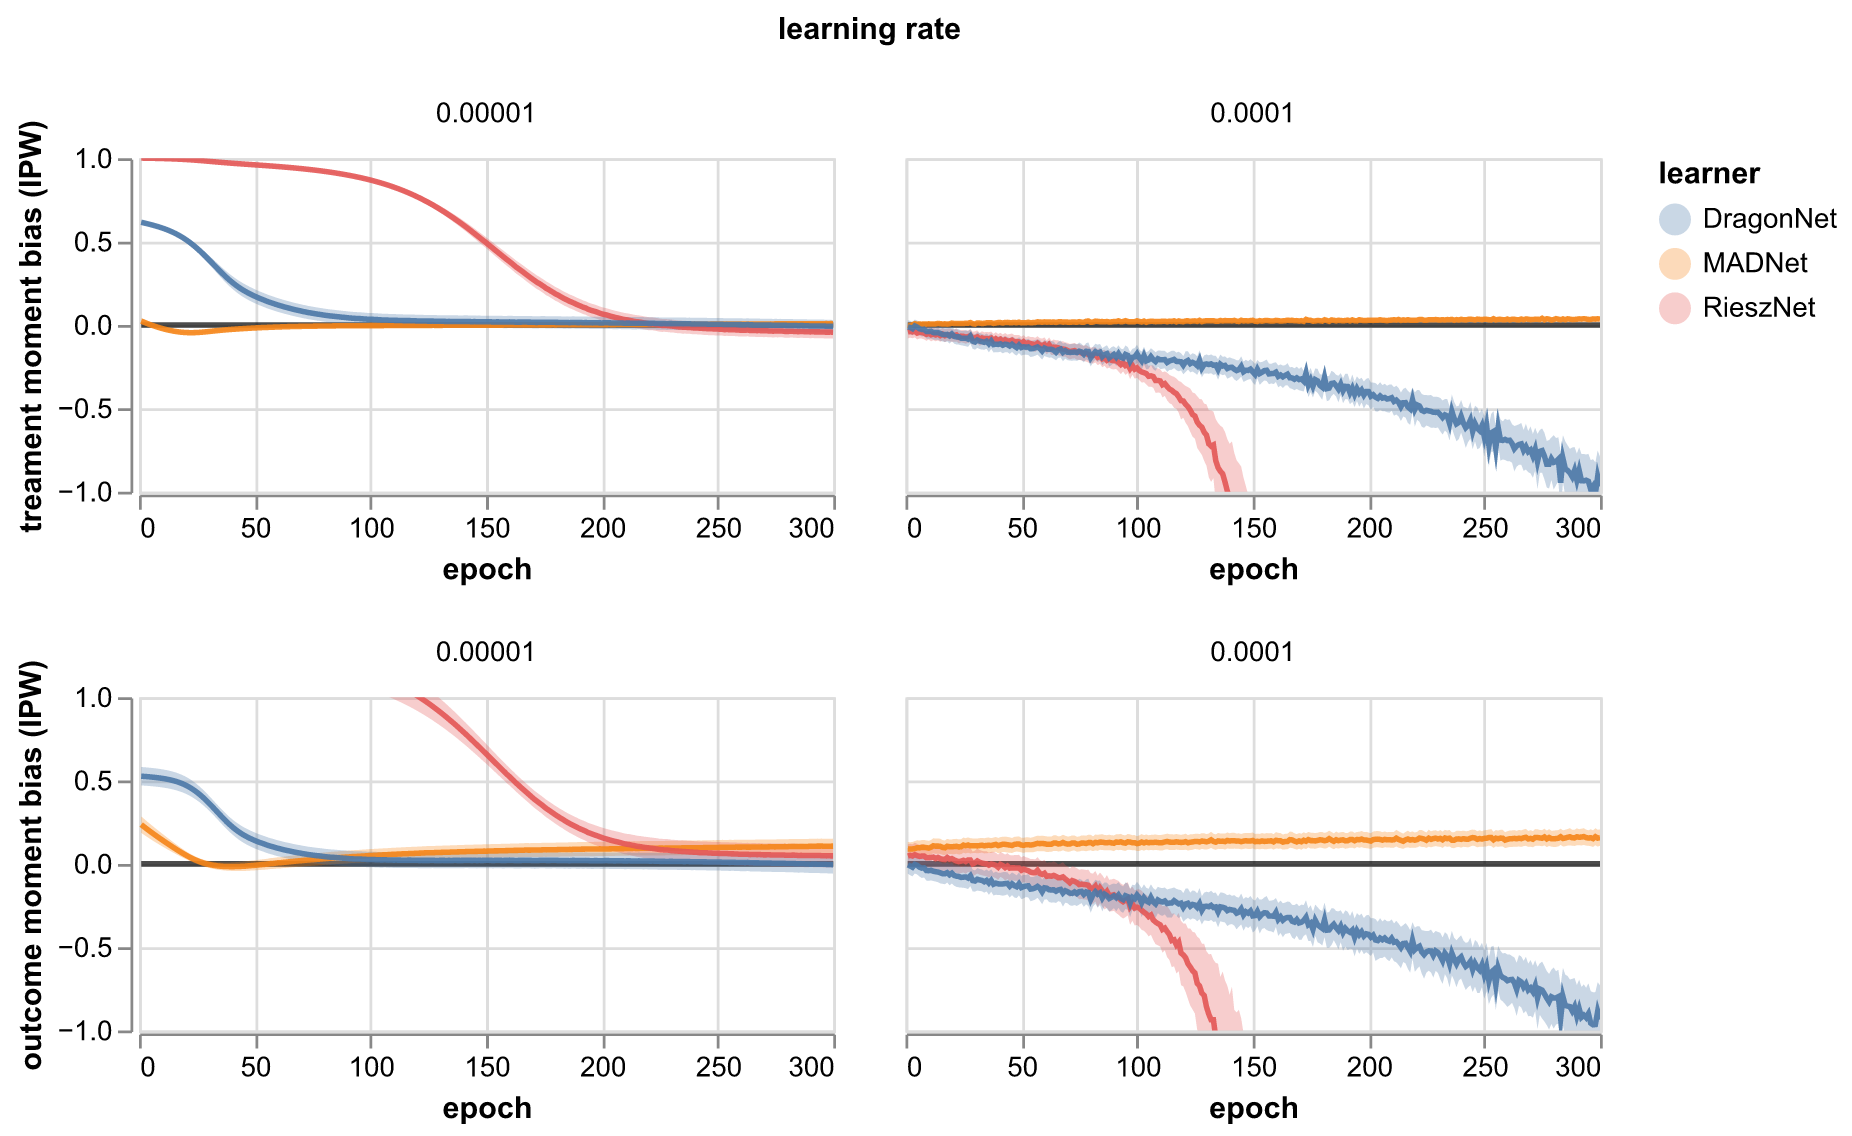

The script that saved this image:
import pathlib
from typing import Literal

import altair as alt
import jax.numpy as jnp
import jax.random as jr
import polars as pl
import yaml

from madnet import estimands, estimators
from madnet.datasets import load_dataset
from madnet.estimators import BaseEstimator
from madnet.logging import get_logger

logger = get_logger(__name__)

FIT_KWARGS = dict(batch_size=64, num_epochs=300, validation_size=0.2, patience=300)


def run(
    configs: list[dict],
    dataset: Literal["ihdp", "bhp"] = "ihdp",
    start_seed: int = 0,
    num_runs: int = 20,
):
    out = pl.DataFrame()

    generator = load_dataset(dataset)
    match dataset:
        case "ihdp":
            estimand = estimands.AverageTreatmentEffect()
        case "bhp":
            estimand = estimands.AverageDerivativeEffect()

    for seed in range(start_seed, start_seed + num_runs):
        key = jr.key(seed)
        init_key, fit_key = jr.split(key)
        ds = generator(seed)
        y_std = jnp.std(ds.y)
        y_scl = (ds.y - jnp.mean(ds.y)) / y_std
        true_outcome_moment = jnp.mean(ds.moment) / y_std
        w = (ds.a, ds.x, y_scl)

        for cfg in configs:
            if cfg["learner"] == "DragonNet":
                model: BaseEstimator = getattr(estimators, cfg["learner"])(
                    ds.p, **cfg["init_kwargs"], key=init_key
                )
            else:
                model: BaseEstimator = getattr(estimators, cfg["learner"])(
                    estimand, ds.p, **cfg["init_kwargs"], key=init_key
                )

            for lr in {1.0e-4, 1.0e-5}:
                logger.info(
                    f"seed = {seed}, learner = {cfg['learner']}, learning rate = {lr}"
                )
                model, logs = model.fit(*w, **FIT_KWARGS, learning_rate=lr, key=fit_key)

                aug_logs = logs.with_columns(
                    learning_rate=lr,
                    seed=seed,
                    dataset=pl.lit(dataset),
                    true_outcome_moment=true_outcome_moment.item(),
                )
                out = pl.concat([out, aug_logs])

    return out


def plot(df: pl.DataFrame) -> alt.Chart:
    df = df.to_pandas()
    df["true_gamma_moment"] = 1.0
    df["zero"] = 0.0
    df["outcome_moment_bias"] = df["true_outcome_moment"] - df["outcome_ipw"]
    df["treatment_moment_bias"] = df["true_gamma_moment"] - df["gamma_ipw"]
    base = alt.Chart(df).encode(x="epoch").properties(width=250, height=120)
    zero = base.encode(y="zero").mark_line(color="black", opacity=0.7)

    # Treatment moment estimat, h(a)
    ipw_g_line = base.encode(
        y=alt.Y(
            "mean(treatment_moment_bias)", title="treament moment bias (IPW)"
        ).scale(domain=(-1, 1)),
        color=alt.Color("learner:N"),
    ).mark_line(clip=True, opacity=0.9)
    ipw_g_stderr = base.encode(
        y=alt.Y("treatment_moment_bias", title="").scale(domain=(-1, 1)),
        color=alt.Color("learner:N"),
    ).mark_errorband(extent="stderr", clip=True)
    ipw_g = zero + ipw_g_stderr + ipw_g_line

    # Outcome moment estimate, h(y)
    ipw_y_line = base.encode(
        y=alt.Y("mean(outcome_moment_bias)", title="outcome moment bias (IPW)").scale(
            domain=(-1, 1)
        ),
        color=alt.Color("learner:N"),
    ).mark_line(clip=True, opacity=0.9)
    ipw_y_stderr = base.encode(
        y=alt.Y("outcome_moment_bias", title="").scale(domain=(-1, 1)),
        color=alt.Color("learner:N"),
    ).mark_errorband(extent="stderr", clip=True)
    ipw_y = zero + ipw_y_stderr + ipw_y_line

    return ipw_g.facet(
        column=alt.Column("learning_rate:N", title="learning rate")
    ) & ipw_y.facet(column=alt.Column("learning_rate:N", title=""))


if __name__ == "__main__":
    dir = pathlib.Path("paper")
    madnet = yaml.safe_load((dir / "madnet_ate.yaml").read_text())
    riesznet = yaml.safe_load((dir / "riesznet_ate.yaml").read_text())
    dragonnet = yaml.safe_load((dir / "dragonnet.yaml").read_text())
    configs = [madnet, riesznet, dragonnet]
    out = run(configs)
    out.write_parquet(dir / "ipw_plot.parquet")
    logger.info(f"Saved results to {str(dir / 'ipw_plot.parquet')}")
    chart = plot(out)
    chart.save(str(dir / "ipw_plot.png"), ppi=200)
